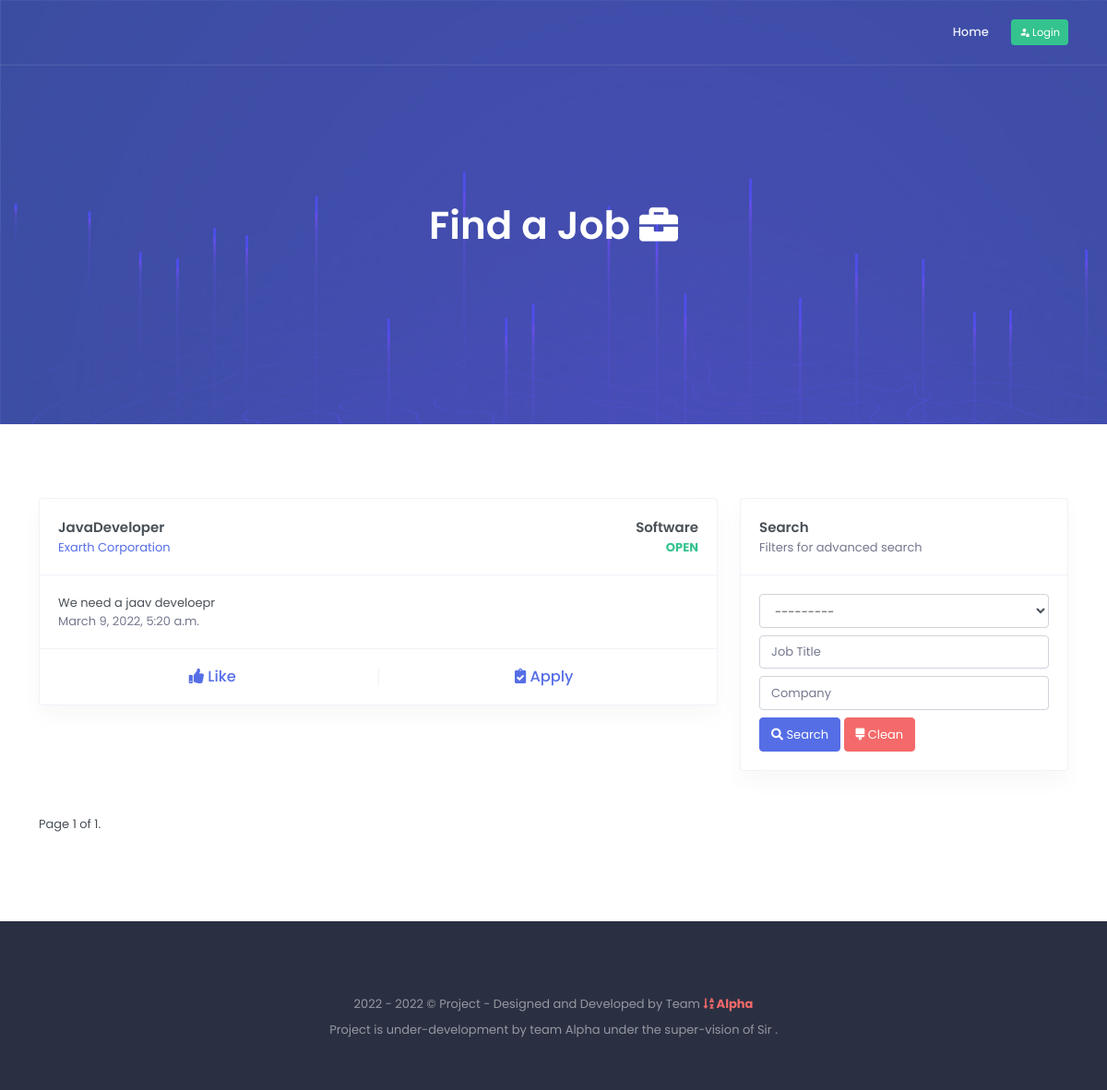
/, run on an earlier commit of the app's database.
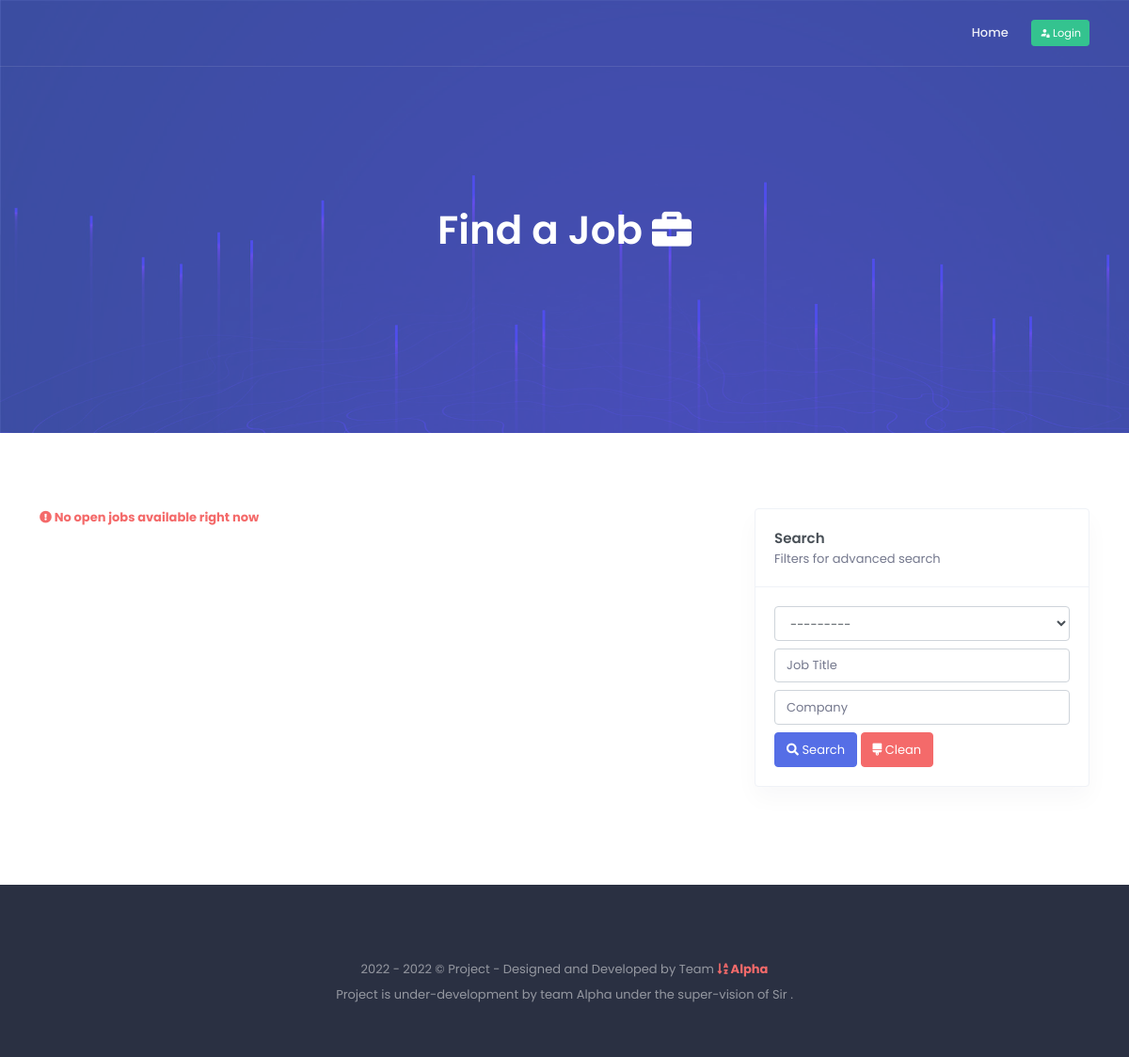
And on a later commit of the database.
### src/portals/company/models.py (models this page shows, shortened)
class Job(models.Model):
    STATUS_CHOICE = (
        ('o', 'Open'),
        ('c', 'Close')
    )
    title = models.CharField(max_length=255)
    category = models.ForeignKey(Category, on_delete=models.CASCADE)
    description = models.TextField()
    detailed_description = RichTextField(null=True, blank=True)
    company = models.ForeignKey('Company', related_name='job_provider', on_delete=models.CASCADE, blank=True)
    start_time = models.DateTimeField(null=True, blank=True)
    end_time = models.DateTimeField(null=True, blank=True)
    likes = models.ManyToManyField(User, related_name='likes')
    candidates = models.ManyToManyField(User, related_name='candidates', through='Candidate')
    status = models.CharField(max_length=1, choices=STATUS_CHOICE, default='o')
    is_active = models.BooleanField(default=True)
    created_on = models.DateTimeField(auto_now=False, auto_now_add=True)
    class Meta:
        ordering = ['-pk']

class Company(models.Model):
    TYPE_CHOICE = (
        ('per', 'Personal'),
        ('pre', 'Premium'),
        ('ent', 'Enterprise'),
    )
    user = models.OneToOneField(User, on_delete=models.CASCADE)
    name = models.CharField(max_length=255, default="Name")
    tag_line = models.CharField(max_length=255, null=True, blank=True)
    description = models.TextField(null=True, blank=True)
    business_type = models.CharField(max_length=255, choices=TYPE_CHOICE, default='per')
    contact_number = models.CharField(max_length=20, null=True, blank=True)
    contact_email = models.CharField(max_length=255, null=True, blank=True)
    contact_address = models.TextField(null=True, blank=True)
    class Meta:
        verbose_name_plural = "Companies"

class Category(models.Model):
    name = models.CharField(max_length=255)
    class Meta:
        verbose_name_plural = "Categories"
    def __str__(self):
        return self.name

### src/website/views.py (the view)
# urls.py: path('', HomeView.as_view(), name='home'),
class HomeView(ListView):
    template_name = 'website/home.html'
    paginate_by = 20
    model = Job
    def get_context_data(self, **kwargs):
        context = super(HomeView, self).get_context_data(**kwargs)
        jobs = Job.objects.filter(status='o')
        if self.request.user.is_authenticated:
            jobs_candidate_user = Job.objects.filter(candidate__user=self.request.user).values('pk')
            jobs_liked_by_user = Job.objects.filter(likes=self.request.user).values('pk')
            likes_list = [x['pk'] for x in jobs_liked_by_user]
            jobs = jobs.exclude(pk__in=jobs_candidate_user)
            context['like_ids'] = likes_list
        filter_object = JobFilter(self.request.GET, queryset=jobs)
        context['filter_form'] = filter_object.form
        paginator = Paginator(filter_object.qs, 50)
        page_number = self.request.GET.get('page')
        page_object = paginator.get_page(page_number)
        context['object_list'] = page_object
        return context

### src/website/templates/website/home.html (shortened to what the changed rows need)
{% extends 'website/base.html' %}
{% load static %}
{% load custom_tags %}
{% block base_content %}
    <section class="section hero-section bg-ico-hero" id="home">
        <div class="container">
            <div class="row align-items-center">
                <div class="col-12">
                    <div class="text-white-50 text-center">
                        <h1 class="text-white font-weight-semibold mb-0 hero-title">
                            Find a Job <i class="fa fa-briefcase"></i>
                        </h1>
                    </div>
                </div>
            </div>
        </div>
    </section>
    <section class="section bg-white" id="roadmap">
        <div class="container">
            <div class="row">
                <div class="col-8">
                    {% if object_list %}
                        {% for object in object_list %}
                            <div class="card border">
                                <div class="card-body border-bottom">
                                    <div class="row">
                                        <div class="col">
                                            <p class="card-title mb-0">{{ object.title }}</p>
                                            <p class="mb-0"><a href="#">{{ object.company.name }}</a></p>
                                        </div>
                                        <div class="col text-right">
                                            <p class="mb-0 card-title">{{ object.category.name }}</p>
                                            <p class="mb-0 card-title-desc text-success"><b>OPEN</b></p>
                                        </div>
                                    </div>
                                </div>
                                <div class="card-body">
                                    {{ object.description }}
                                    <p class="text-secondary mb-0">{{ object.created_on }}</p>
                                </div>
                                <div class="card-body border-top">
                                    <div class="row text-center">
                                        <div class="col border-right">
                                            <h5 class="mb-0">
                                                {% if object.pk in like_ids and request.user.is_authenticated %}
                                                    <a href="{% url 'customer:job-like' object.pk %}" class="text-danger"><i class="fa fa-thumbs-down text-danger"></i> Dislike</a>
                                                {% else %}
                                                    <a href="{% url 'customer:job-like' object.pk %}"><i class="fa fa-thumbs-up text-primary"></i> Like</a>
                                                {% endif %}
                                            </h5>
                                        </div>
                                        <div class="col">
                                            <h5 class="mb-0">
                                                <a href="{% url 'customer:application-apply' object.pk %}"><i class="fa fa-clipboard-check"></i> Apply</a>
                                            </h5>
                                        </div>
                                    </div>
                                </div>
                            </div>
                        {% endfor %}
                    {% else %}
                        <p class="text-danger">
                            <b>
                                <i class="fa fa-exclamation-circle"></i>
                                No open jobs available right now
                            </b>
                        </p>
                    {% endif %}
                </div>
            </div>
            {% if object_list %}
                <div class="row">
                    <div class="col-md-12">
                        <div class="mt-4">
                            <ul class="pagination">
                                <li class="">
                                    <span>Page {{ object_list.number }} of {{ object_list.paginator.num_pages }}.</span>
                                </li>
                            </ul>
                        </div>
                    </div>
                </div>
            {% endif %}
        </div>
    </section>
{% endblock %}

What changed in the data, as far as the page shows it:
no longer on this page (row edited): Job: title "JavaDeveloper", company.name "Exarth Corporation", category.name "Software", description "We need a jaav develoepr", created_on "March 9, 2022, 5:20 a.m.", shows "Like"
Also different on the page:
{{ object_list.number }}: "1" → (not shown)
{{ object_list.paginator.num_pages }}: "1" → (not shown)
text no longer shown: "Page of ."
text now shown: "No open jobs available right now"
